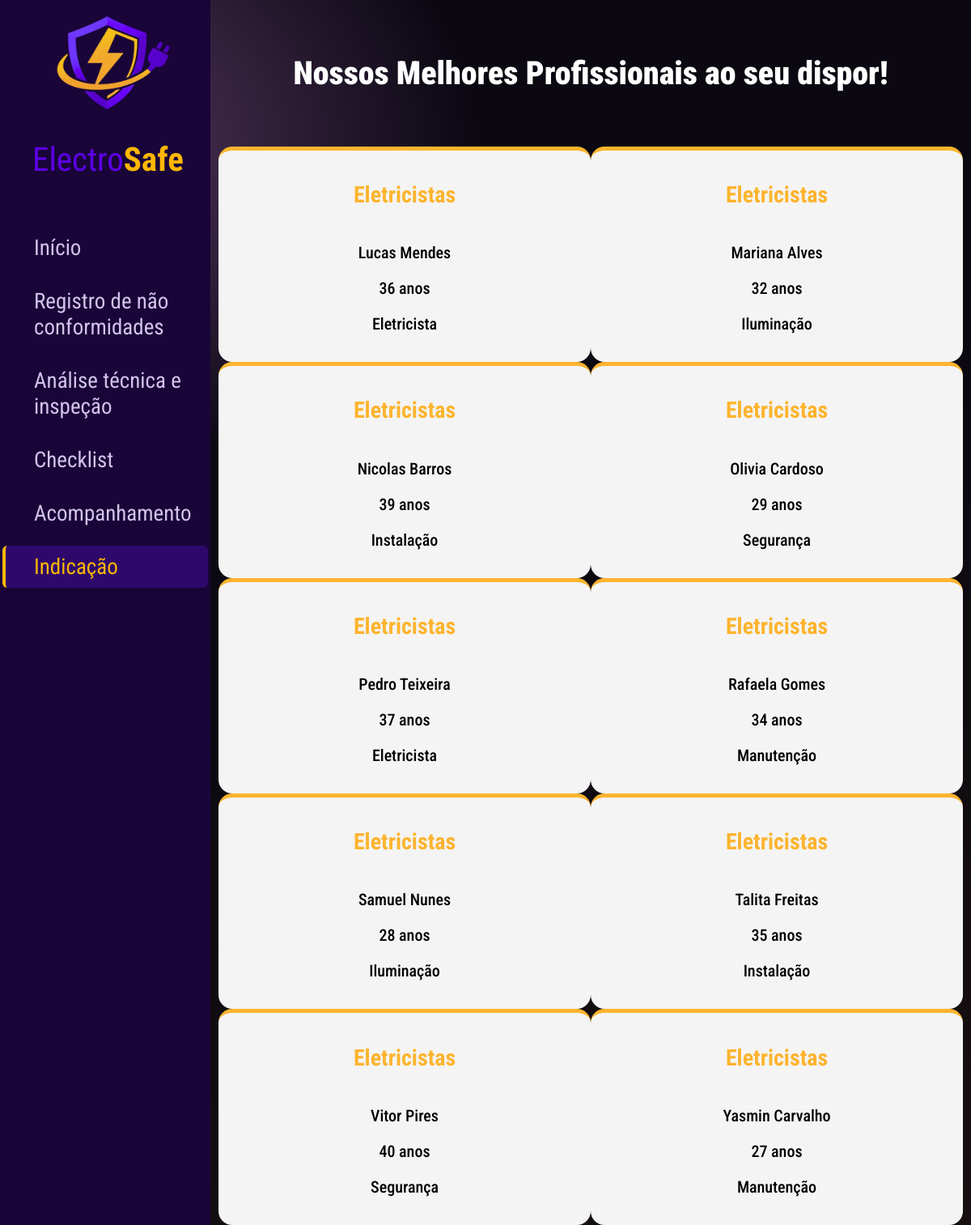
/app/Clientes/indicacao.php (signed in), run on the app's committed database.
### tables this page shows
CREATE TABLE IF NOT EXISTS funcionarios (
    idUsuario INT PRIMARY KEY,
    especializacao VARCHAR(30) NOT NULL,
     
    FOREIGN KEY (idUsuario) REFERENCES usuarios(id)
);

CREATE TABLE IF NOT EXISTS usuarios (
    id INT PRIMARY KEY AUTO_INCREMENT,
    nome VARCHAR(100) NOT NULL,
    email VARCHAR(100) NOT NULL UNIQUE,
    data_nascimento DATE,
    senha VARCHAR(255) NOT NULL,
    cpf VARCHAR(11) NOT NULL UNIQUE,
    telefone VARCHAR(20)
);

### app/Clientes/indicacao.php (the view, shortened to what this page needs)
<?php
$databaseStatus = 'Conectado';
try {
    require_once __DIR__ . '/init.php';
    $pdo->query('SELECT 1');
} catch (Throwable $exception) {
    error_log($exception->getMessage());
    $databaseStatus = 'Indisponível';
}
$eletricistas = [];
if ($databaseStatus === 'Conectado') {
    try {
        $eletricistas = $pdo->query(
            "SELECT u.nome,
                    TIMESTAMPDIFF(YEAR, u.data_nascimento, CURDATE()) AS idade,
                    f.especializacao
             FROM funcionarios f
             INNER JOIN usuarios u ON u.id = f.idUsuario
             ORDER BY u.nome"
        )->fetchAll();
    } catch (PDOException $e) {
        error_log($e->getMessage());
    }
}
?>
<!DOCTYPE html>
<html lang="pt-BR">
<head>
    <link rel="stylesheet" href="stylesClientes/styleIndicacao.css">
</head>
<body>
     <aside class="barra-menu">
           <img src="imagens/logo.png" alt="Logo">
            <div class="barra-menu-cabeça">
                <div class="logo">
                    <span>
                        <span class="corElectro">Electro</span><strong><span class="corSafe">Safe</span></strong>
                    </span>
                </div>
            </div>
            <nav class="nav">
                <a href="index.php" class="nav-item ">
                    <span>Início</span>
                </a>
                <a href="registro.php" class="nav-item">
                    <span>Registro de não conformidades</span>
                </a>
                <a href="analise.php" class="nav-item ">
                    <span>Análise técnica e inspeção</span>
                </a>
                <a href="checklist.php" class="nav-item">
                    <span>Checklist</span>
                </a>
                <a href="acompanhamento.php" class="nav-item">
                    <span>Acompanhamento</span>
                </a>
                <a href="indicacao.php" class="nav-item active ">
                    <span>Indicação</span>
                </a>
            </nav>
        </aside>
    <main>
        <header>
        <h1>Nossos Melhores Profissionais ao seu dispor!</h1>
        </header>
            <div id="principal">
                <?php foreach ($eletricistas as $e): ?>
                    <div class="areas">
                        <h2>Eletricistas</h2>
                        <div class="info-ele">
                            <div class="texto-ele">
                                <p><?= htmlspecialchars($e['nome']) ?></p>
                                <p><?= $e['idade'] !== null ? (int)$e['idade'] . ' anos' : '—' ?></p>
                                <p><?= htmlspecialchars($e['especializacao']) ?></p>
                            </div>
                        </div>
                    </div>
                <?php endforeach; ?>
            </div>
    </main>
</body>
</html>

### app/Clientes/stylesClientes/styleIndicacao.css (style rules this page uses)
:root { --fundo: #0b0812; --cor-texto-principal-elementos:#ffffff; --cor-fundo-menu:#1f0060; --cor-pag-selecionada-botes:#fdb42e; }
* { box-sizing: border-box; }
body { margin: 0; padding: 0; background-color: var(--fundo); background-image: radial-gradient(ellipse 70% 40% at 0% 12%, rgba(166, 107, 184, 0.55), transparent 70%), linear-gradient(160deg, var(--fundo) 40%, #17100f 100%); background-repeat: no-repeat; background-attachment: fixed; font-family: "Roboto Condensed", sans-serif; display: flex; min-height: 100vh; }
.barra-menu { width: 260px; background-color: #190538; display: flex; flex-direction: column; padding: 17px 3px; flex-shrink: 0; }
.barra-menu-cabeca, .barra-menu-cabeça { display: flex; align-items: center; margin-bottom: 22px; padding: 37px; }
img { width: 260px; height: auto; }
.logo { display: flex; align-items: center; font-size: 41px; color: #ffffff; }
.corElectro { color: #5c00e6; }
.corSafe { color: #ffb703; }
.nav { display: flex; flex-direction: column; gap: 2%; }
.nav-item { display: flex; align-items: center; gap: 1px; margin-bottom: 14px; color: #d1c4e9; text-decoration: none; font-size: 27px; padding: 10px; border-radius: 6px; transition: background 0.2s; width: 100%; }
.nav-item:hover, .nav-item.active { background-color: #2e086b; color: #ffb703; }
.nav-item.active { border-left: 4px solid #ffb703; padding-left: 6px; }
header { text-align: center; font-weight: bolder; }
header > h1 { color: var(--cor-texto-principal-elementos); font-weight: bolder; padding: 40px; font-size: 40px; }
main { flex: 1; display: flex; flex-direction: column; align-items: center; justify-content: center; }
#principal { flex-wrap: wrap; display: flex; justify-content: center; align-items: flex-start; }
h2 { color: var(--cor-pag-selecionada-botes); text-align: center; font-size: 28px; font-weight: bolder; }
.texto-ele > p { text-align: center; font-weight: 495; font-size: 20px; color: var(--cor-fundo-site-clientes); }
.info-ele { display: flex; align-items: center; justify-content: center; gap: 15px; }

### data on the page
funcionarios: idUsuario.nome "Lucas Mendes", idade "36", especializacao "Eletricista"
funcionarios: idUsuario.nome "Mariana Alves", idade "32", especializacao "Iluminação"
funcionarios: idUsuario.nome "Nicolas Barros", idade "39", especializacao "Instalação"
funcionarios: idUsuario.nome "Olivia Cardoso", idade "29", especializacao "Segurança"
funcionarios: idUsuario.nome "Pedro Teixeira", idade "37", especializacao "Eletricista"
funcionarios: idUsuario.nome "Rafaela Gomes", idade "34", especializacao "Manutenção"
funcionarios: idUsuario.nome "Samuel Nunes", idade "28", especializacao "Iluminação"
funcionarios: idUsuario.nome "Talita Freitas", idade "35", especializacao "Instalação"
funcionarios: idUsuario.nome "Vitor Pires", idade "40", especializacao "Segurança"
funcionarios: idUsuario.nome "Yasmin Carvalho", idade "27", especializacao "Manutenção"
